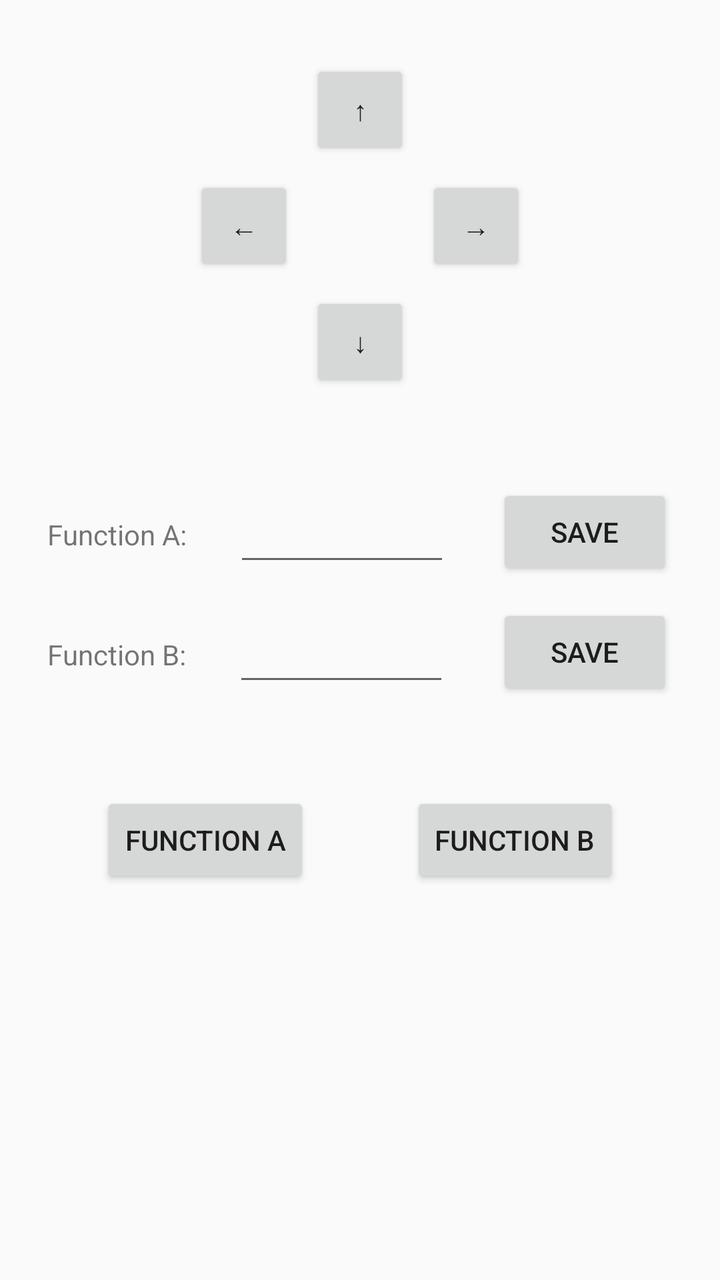
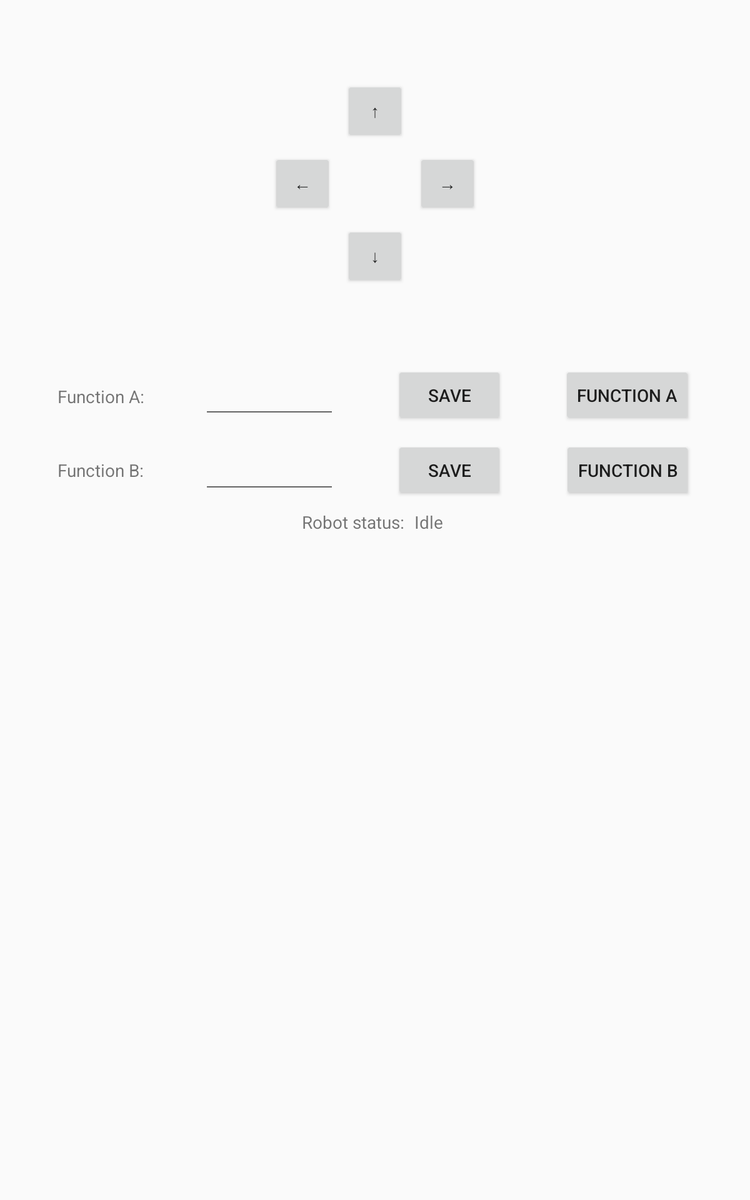

Compare how this app lays out the same screen by default and in its alternative resource folder. The renders come first, then the two layout files and the values they reference.
<!-- AndroidManifest.xml: application theme AppTheme -->
<!-- res/layout/activity_controller.xml -->
<?xml version="1.0" encoding="utf-8"?>
<android.support.constraint.ConstraintLayout xmlns:android="http://schemas.android.com/apk/res/android"
    xmlns:app="http://schemas.android.com/apk/res-auto"
    xmlns:tools="http://schemas.android.com/tools"
    android:layout_width="match_parent"
    android:layout_height="match_parent"
    tools:context="com.mdpgrp4.mdpremote.MainActivity"
    tools:menu="@menu/menu_main_popup">

    <Button
        android:id="@+id/forwardBtn"
        android:layout_width="50sp"
        android:layout_height="50sp"
        android:layout_marginEnd="8dp"
        android:layout_marginLeft="8dp"
        android:layout_marginRight="8dp"
        android:layout_marginStart="8dp"
        android:layout_marginTop="30dp"
        android:minHeight="0dp"
        android:minWidth="0dp"
        android:text="@string/ctrForward"
        app:layout_constraintLeft_toLeftOf="parent"
        app:layout_constraintRight_toRightOf="parent"
        app:layout_constraintTop_toTopOf="parent" />

    <Button
        android:id="@+id/leftBtn"
        android:layout_width="50sp"
        android:layout_height="50sp"
        android:layout_marginEnd="8dp"
        android:layout_marginRight="8dp"
        android:layout_marginTop="8dp"
        android:minHeight="0dp"
        android:minWidth="0dp"
        android:text="@string/ctrLeft"
        app:layout_constraintRight_toLeftOf="@+id/forwardBtn"
        app:layout_constraintTop_toBottomOf="@+id/forwardBtn" />

    <Button
        android:id="@+id/rightBtn"
        android:layout_width="50sp"
        android:layout_height="50sp"
        android:layout_marginLeft="8dp"
        android:layout_marginStart="8dp"
        android:layout_marginTop="8dp"
        android:minHeight="0dp"
        android:minWidth="0dp"
        android:text="@string/ctrRight"
        app:layout_constraintLeft_toRightOf="@+id/forwardBtn"
        app:layout_constraintTop_toBottomOf="@+id/forwardBtn" />

    <Button
        android:id="@+id/reverseBtn"
        android:layout_width="50sp"
        android:layout_height="50sp"
        android:layout_marginTop="8dp"
        android:minHeight="0dp"
        android:minWidth="0dp"
        android:text="@string/ctrReverse"
        app:layout_constraintRight_toRightOf="@+id/forwardBtn"
        app:layout_constraintTop_toBottomOf="@+id/rightBtn" />

    <Button
        android:id="@+id/functionBBtn"
        android:layout_width="wrap_content"
        android:layout_height="wrap_content"
        android:layout_marginBottom="0dp"
        android:layout_marginTop="0dp"
        android:text="@string/function_b_btn"
        app:layout_constraintBottom_toBottomOf="@+id/functionABtn"
        app:layout_constraintLeft_toRightOf="@+id/functionABtn"
        app:layout_constraintRight_toRightOf="parent"
        app:layout_constraintTop_toTopOf="@+id/functionABtn" />

    <Button
        android:id="@+id/functionBSave"
        android:layout_width="88dp"
        android:layout_height="48dp"
        android:layout_marginBottom="0dp"
        android:layout_marginTop="0dp"
        android:text="@string/save"
        app:layout_constraintBottom_toBottomOf="@+id/functionBEdit"
        app:layout_constraintLeft_toRightOf="@+id/functionBEdit"
        app:layout_constraintRight_toRightOf="parent"
        app:layout_constraintTop_toTopOf="@+id/functionBEdit" />


    <Button
        android:id="@+id/functionASave"
        android:layout_width="88dp"
        android:layout_height="48dp"
        android:layout_marginBottom="0dp"
        android:layout_marginTop="0dp"
        android:text="@string/save"
        app:layout_constraintBottom_toBottomOf="@+id/functionAEdit"
        app:layout_constraintLeft_toRightOf="@+id/functionAEdit"
        app:layout_constraintRight_toRightOf="parent"
        app:layout_constraintTop_toTopOf="@+id/functionAEdit" />

    <TextView
        android:id="@+id/functionBLabel"
        android:layout_width="wrap_content"
        android:layout_height="wrap_content"
        android:layout_marginBottom="0dp"
        android:layout_marginTop="0dp"
        android:text="@string/function_b_string"
        app:layout_constraintBottom_toBottomOf="@+id/functionBEdit"
        app:layout_constraintLeft_toLeftOf="parent"
        app:layout_constraintRight_toLeftOf="@+id/functionBEdit"
        app:layout_constraintTop_toTopOf="@+id/functionBEdit"
        app:layout_constraintVertical_bias="0.545" />

    <Button
        android:id="@+id/functionABtn"
        android:layout_width="wrap_content"
        android:layout_height="wrap_content"
        android:layout_marginTop="48dp"
        android:text="@string/function_a_btn"
        app:layout_constraintLeft_toLeftOf="parent"
        app:layout_constraintRight_toLeftOf="@+id/functionBBtn"
        app:layout_constraintTop_toBottomOf="@+id/functionBEdit" />

    <TextView
        android:id="@+id/functionALabel"
        android:layout_width="wrap_content"
        android:layout_height="wrap_content"
        android:layout_marginBottom="0dp"
        android:layout_marginTop="0dp"
        android:text="@string/function_a_string"
        app:layout_constraintBottom_toBottomOf="@+id/functionAEdit"
        app:layout_constraintLeft_toLeftOf="parent"
        app:layout_constraintRight_toLeftOf="@+id/functionAEdit"
        app:layout_constraintTop_toTopOf="@+id/functionAEdit"
        app:layout_constraintVertical_bias="0.545" />

    <EditText
        android:id="@+id/functionAEdit"
        android:layout_width="108dp"
        android:layout_height="44dp"
        android:layout_marginTop="48dp"
        android:ems="10"
        android:inputType="text"
        app:layout_constraintLeft_toRightOf="@+id/functionALabel"
        app:layout_constraintRight_toLeftOf="@+id/functionASave"
        app:layout_constraintTop_toBottomOf="@+id/reverseBtn" />

    <EditText
        android:id="@+id/functionBEdit"
        android:layout_width="108dp"
        android:layout_height="44dp"
        android:layout_marginTop="16dp"
        android:ems="10"
        android:inputType="text"
        app:layout_constraintLeft_toRightOf="@+id/functionBLabel"
        app:layout_constraintRight_toLeftOf="@+id/functionBSave"
        app:layout_constraintTop_toBottomOf="@+id/functionAEdit" />

</android.support.constraint.ConstraintLayout>
<!-- resources referenced by this layout -->
<resources>
  <string name="ctrForward">↑</string>
  <string name="ctrLeft">←</string>
  <string name="ctrReverse">↓</string>
  <string name="ctrRight">→</string>
  <string name="function_a_btn">Function A</string>
  <string name="function_a_string">Function A:</string>
  <string name="function_b_btn">Function B</string>
  <string name="function_b_string">Function B:</string>
  <string name="save">Save</string>
  <style name="AppTheme" parent="Theme.AppCompat.Light.DarkActionBar">
          
          <item name="colorPrimary">@color/colorPrimary</item>
          <item name="colorPrimaryDark">@color/colorPrimaryDark</item>
          <item name="colorAccent">@color/colorAccent</item>
      </style>
  <color name="colorPrimary">#009688</color>
  <color name="colorPrimaryDark">#00796B</color>
  <color name="colorAccent">#E91E63</color>
</resources>
<!-- res/layout-sw600dp/activity_controller.xml (the repository's variant of the layout above) -->
<!-- drawn on a 7-inch tablet held upright -->
<?xml version="1.0" encoding="utf-8"?>
<android.support.constraint.ConstraintLayout xmlns:android="http://schemas.android.com/apk/res/android"
    xmlns:app="http://schemas.android.com/apk/res-auto"
    xmlns:tools="http://schemas.android.com/tools"
    android:layout_width="match_parent"
    android:layout_height="match_parent"
    tools:context="com.mdpgrp4.mdpremote.MainActivity"
    tools:menu="@menu/menu_main_popup">

    <Button
        android:id="@+id/forwardBtn"
        android:layout_width="50sp"
        android:layout_height="50sp"
        android:layout_marginEnd="8dp"
        android:layout_marginLeft="8dp"
        android:layout_marginRight="8dp"
        android:layout_marginStart="8dp"
        android:layout_marginTop="64dp"
        android:minHeight="0dp"
        android:minWidth="0dp"
        android:text="@string/ctrForward"
        app:layout_constraintLeft_toLeftOf="parent"
        app:layout_constraintRight_toRightOf="parent"
        app:layout_constraintTop_toTopOf="parent" />

    <Button
        android:id="@+id/leftBtn"
        android:layout_width="50sp"
        android:layout_height="50sp"
        android:layout_marginEnd="8dp"
        android:layout_marginRight="8dp"
        android:layout_marginTop="8dp"
        android:minHeight="0dp"
        android:minWidth="0dp"
        android:text="@string/ctrLeft"
        app:layout_constraintRight_toLeftOf="@+id/forwardBtn"
        app:layout_constraintTop_toBottomOf="@+id/forwardBtn" />

    <Button
        android:id="@+id/rightBtn"
        android:layout_width="50sp"
        android:layout_height="50sp"
        android:layout_marginLeft="8dp"
        android:layout_marginStart="8dp"
        android:layout_marginTop="8dp"
        android:minHeight="0dp"
        android:minWidth="0dp"
        android:text="@string/ctrRight"
        app:layout_constraintLeft_toRightOf="@+id/forwardBtn"
        app:layout_constraintTop_toBottomOf="@+id/forwardBtn" />

    <Button
        android:id="@+id/reverseBtn"
        android:layout_width="50sp"
        android:layout_height="50sp"
        android:layout_marginTop="8dp"
        android:minHeight="0dp"
        android:minWidth="0dp"
        android:text="@string/ctrReverse"
        app:layout_constraintRight_toRightOf="@+id/forwardBtn"
        app:layout_constraintTop_toBottomOf="@+id/rightBtn" />

    <Button
        android:id="@+id/functionBBtn"
        android:layout_width="wrap_content"
        android:layout_height="wrap_content"
        android:layout_marginBottom="0dp"
        android:layout_marginTop="0dp"
        android:text="@string/function_b_btn"
        app:layout_constraintBottom_toBottomOf="@+id/functionBEdit"
        app:layout_constraintLeft_toRightOf="@+id/functionBSave"
        app:layout_constraintRight_toRightOf="parent"
        app:layout_constraintTop_toTopOf="@+id/functionBEdit" />

    <Button
        android:id="@+id/functionBSave"
        android:layout_width="88dp"
        android:layout_height="48dp"
        android:layout_marginBottom="0dp"
        android:layout_marginTop="0dp"
        android:text="@string/save"
        app:layout_constraintBottom_toBottomOf="@+id/functionBEdit"
        app:layout_constraintLeft_toRightOf="@+id/functionBEdit"
        app:layout_constraintRight_toLeftOf="@+id/functionBBtn"
        app:layout_constraintTop_toTopOf="@+id/functionBEdit" />


    <Button
        android:id="@+id/functionASave"
        android:layout_width="88dp"
        android:layout_height="48dp"
        android:layout_marginBottom="0dp"
        android:layout_marginTop="0dp"
        android:text="@string/save"
        app:layout_constraintBottom_toBottomOf="@+id/functionAEdit"
        app:layout_constraintLeft_toRightOf="@+id/functionAEdit"
        app:layout_constraintRight_toLeftOf="@+id/functionABtn"
        app:layout_constraintTop_toTopOf="@+id/functionAEdit" />

    <TextView
        android:id="@+id/functionBLabel"
        android:layout_width="wrap_content"
        android:layout_height="wrap_content"
        android:layout_marginBottom="0dp"
        android:layout_marginTop="0dp"
        android:text="@string/function_b_string"
        app:layout_constraintBottom_toBottomOf="@+id/functionBEdit"
        app:layout_constraintLeft_toLeftOf="parent"
        app:layout_constraintRight_toLeftOf="@+id/functionBEdit"
        app:layout_constraintTop_toTopOf="@+id/functionBEdit" />

    <Button
        android:id="@+id/functionABtn"
        android:layout_width="wrap_content"
        android:layout_height="wrap_content"
        android:layout_marginBottom="0dp"
        android:layout_marginTop="0dp"
        android:text="@string/function_a_btn"
        app:layout_constraintBottom_toBottomOf="@+id/functionAEdit"
        app:layout_constraintLeft_toRightOf="@+id/functionASave"
        app:layout_constraintRight_toRightOf="parent"
        app:layout_constraintTop_toTopOf="@+id/functionAEdit" />

    <TextView
        android:id="@+id/functionALabel"
        android:layout_width="wrap_content"
        android:layout_height="wrap_content"
        android:layout_marginBottom="0dp"
        android:layout_marginTop="0dp"
        android:text="@string/function_a_string"
        app:layout_constraintBottom_toBottomOf="@+id/functionAEdit"
        app:layout_constraintLeft_toLeftOf="parent"
        app:layout_constraintRight_toLeftOf="@+id/functionAEdit"
        app:layout_constraintTop_toTopOf="@+id/functionAEdit"
        app:layout_constraintVertical_bias="0.545" />

    <EditText
        android:id="@+id/functionAEdit"
        android:layout_width="108dp"
        android:layout_height="44dp"
        android:layout_marginTop="64dp"
        android:ems="10"
        android:inputType="text"
        app:layout_constraintLeft_toRightOf="@+id/functionALabel"
        app:layout_constraintRight_toLeftOf="@+id/functionASave"
        app:layout_constraintTop_toBottomOf="@+id/reverseBtn" />

    <EditText
        android:id="@+id/functionBEdit"
        android:layout_width="108dp"
        android:layout_height="44dp"
        android:layout_marginTop="16dp"
        android:ems="10"
        android:inputType="text"
        app:layout_constraintLeft_toRightOf="@+id/functionBLabel"
        app:layout_constraintRight_toLeftOf="@+id/functionBSave"
        app:layout_constraintTop_toBottomOf="@+id/functionAEdit" />

    <TextView
        android:id="@+id/statusLabel"
        android:layout_width="wrap_content"
        android:layout_height="wrap_content"
        android:layout_marginEnd="8dp"
        android:layout_marginRight="8dp"
        android:layout_marginTop="8dp"
        android:text="@string/status_label"
        app:layout_constraintHorizontal_chainStyle="packed"
        app:layout_constraintLeft_toLeftOf="parent"
        app:layout_constraintRight_toLeftOf="@+id/statusTextView"
        app:layout_constraintTop_toBottomOf="@+id/functionBBtn" />

    <TextView
        android:id="@+id/statusTextView"
        android:layout_width="wrap_content"
        android:layout_height="wrap_content"
        android:layout_marginEnd="4dp"
        android:layout_marginRight="4dp"
        android:text="Idle"
        app:layout_constraintBottom_toBottomOf="@+id/statusLabel"
        app:layout_constraintLeft_toRightOf="@+id/statusLabel"
        app:layout_constraintRight_toRightOf="parent"
        app:layout_constraintTop_toTopOf="@+id/statusLabel"
        app:layout_constraintVertical_bias="0.0" />

</android.support.constraint.ConstraintLayout>
<!-- resources referenced by the variant -->
<!-- as a 7-inch tablet held upright resolves them -->
<resources>
  <string name="ctrForward">↑</string>
  <string name="ctrLeft">←</string>
  <string name="ctrReverse">↓</string>
  <string name="ctrRight">→</string>
  <string name="function_a_btn">Function A</string>
  <string name="function_a_string">Function A:</string>
  <string name="function_b_btn">Function B</string>
  <string name="function_b_string">Function B:</string>
  <string name="save">Save</string>
  <string name="status_label">Robot status:</string>
  <style name="AppTheme" parent="Theme.AppCompat.Light.DarkActionBar">
          
          <item name="colorPrimary">@color/colorPrimary</item>
          <item name="colorPrimaryDark">@color/colorPrimaryDark</item>
          <item name="colorAccent">@color/colorAccent</item>
      </style>
  <color name="colorPrimary">#009688</color>
  <color name="colorPrimaryDark">#00796B</color>
  <color name="colorAccent">#E91E63</color>
</resources>
